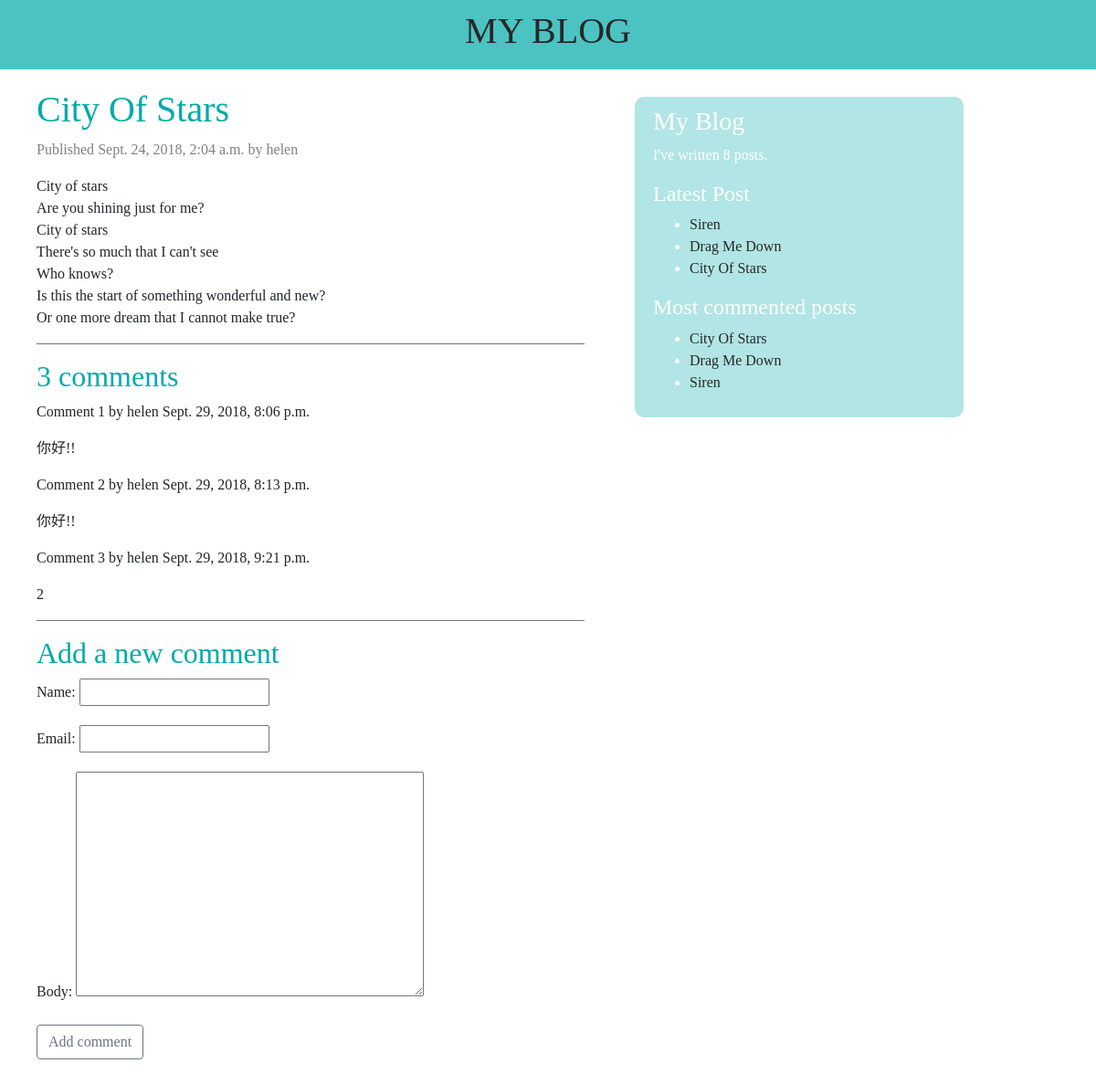
The page /blog/2018/09/23/city-stars/ on the database its author committed.
### blog/models.py (models this page shows, shortened)
class  Post(models.Model):
	STATUS_CHOICES=(
			('draft','Draft'),
			('published','Published')
	)
	title = models.CharField(max_length=250)
	slug = models.SlugField(max_length=250,unique_for_date='publish')
	author = models.ForeignKey(User,related_name='blog_posts',on_delete=models.CASCADE)
	body = models.TextField()
	publish = models.DateTimeField(default=timezone.now)
	created = models.DateTimeField(auto_now_add=True)
	updated = models.DateTimeField(auto_now = True)
	status = models.CharField(max_length=10,choices=STATUS_CHOICES,default='draft')
	objects = models.Manager()
	published = PublishedManager()
	tags = TaggableManager()
	class Meta:
		ordering = ('-publish',)
	def get_absolute_url(self):
		return reverse('blog:post_detail',
					args=[self.publish.year,
						  self.publish.strftime('%m'),
						  self.publish.strftime('%d'),
						  self.slug])
	def get_home_page(self):
		return reverse('blog:post_list')

class Comment(models.Model):
    post = models.ForeignKey(Post, related_name='comments',on_delete=models.CASCADE)
    name = models.CharField(max_length=80)
    email = models.EmailField()
    body = models.TextField()
    created = models.DateTimeField(auto_now_add=True)
    updated = models.DateTimeField(auto_now=True)
    active = models.BooleanField(default=True)
    class Meta:
        ordering = ('created',)

### blog/views.py (the view)
def post_detail(request, year, month, day, post):
    post = get_object_or_404(Post, slug=post,
                                   status='published')
    comments = post.comments.filter(active=True)
    new_comment = None
    if request.method == 'POST':
        comment_form = CommentForm(data=request.POST)
        if comment_form.is_valid():
            new_comment = comment_form.save(commit=False)
            new_comment.post = post
            new_comment.save()
    else:
        comment_form = CommentForm()
    return render(request,
                  'blog/post/detail.html',
                  {'post': post,
                  'comments': comments,
                  'new_comment': new_comment,
                  'comment_form': comment_form})

### blog/forms.py
class CommentForm(forms.ModelForm):
	class Meta:
		model = Comment
		fields = ('name','email','body')

### blog/templatetags/blog_tags.py (called while the page is built)
@register.simple_tag
def total_posts():
	return Post.published.count()

@register.inclusion_tag('blog/post/latest_posts.html')
def show_latest_posts(count=5):
	latest_posts = Post.published.order_by('-publish')[:count]
	return {'latest_posts':latest_posts}

@register.simple_tag
def get_most_commented_posts(count=3):
	return Post.published.annotate(
			total_comments = Count('comments')
		).order_by('-total_comments')[:count]

### blog/templates/blog/post/detail.html (shortened to what this page needs)
{% extends "blog/base.html" %}
{% block content %}
	<div id="post_detail" >
		<h1 style="color: #00AAAA">{{ post.title }}</h1>
		<p class="date">
			Published {{ post.publish }} by {{ post.author }}
		</p>
		{{ post.body|linebreaks }}
	</div>
	<hr color="gray" size="5">
	<div>
	{% with comments.count as total_comments %}
  	<h2>
    {{ total_comments }} comment{{ total_comments|pluralize }}
    </h2>
	{% endwith %}
	{% for comment in comments %}
		<div>
			<p>
				Comment {{ forloop.counter}} by {{ comment.name }}
				{{ comment.created }}
			</p>
			{{ comment.body|linebreaks }}
		</div>
	{% empty %}
		<p>There are no comment yet.</p>
	{% endfor %}
	{% if new_comment %}
  		<h3>Your comment has been added.</h3>
	{% else %}
	<hr color="gray" size="5">
	<div>
  		<h2>Add a new comment</h2>
  			<form action="." method="post" style="">
    		{{ comment_form.as_p }}
    		<button type="submit" class="btn btn-outline-secondary">Add comment</button>
  			</form>
  	</div><br><br><br>
	{% endif %}
	</div>
{% endblock %}

### blog/templates/blog/base.html (shortened to what this page needs)
{% load blog_tags %}
{% load staticfiles %}
<!DOCTYPE html>
<html>
<head>
	<link rel="stylesheet" href="https://stackpath.bootstrapcdn.com/bootstrap/4.1.1/css/bootstrap.min.css">
	<link rel="stylesheet" type="text/css" href="{% static 'css/base_style.css' %}">
</head>
<body>
	<div id="main_title">
		<h1><a href= '{{ post.get_home_page }}' class="button_href">MY BLOG</a></h1>
	</div>
	<div id='content'>
		{% block content %}
		{% endblock %}
	</div>
	<div id='sidebar'>
		<h3>My Blog</h3>
		<p>I've written {% total_posts %} posts.</p>
		<h4>Latest Post</h4>
			{% show_latest_posts 3 %}
		<h4>Most commented posts</h4>
		{% get_most_commented_posts as most_commented_posts %}
			<ul>
				{% for post in most_commented_posts %}
				<li>
					<a href="{{ post.get_absolute_url }}">{{ post.title }}</a>
				</li>
				{% endfor %}
			</ul>
	</div>
</body>
</html>

### blog/templates/blog/post/latest_posts.html
<ul>
	{% for post in latest_posts %}
	<li>
		<a href="{{ post.get_absolute_url }}">{{ post.title }}</a>
	</li>
	{% endfor %}
</ul>

### blog/static/css/base_style.css (style rules this page uses)
body { font-family:helvetica, sans-serif; background-color:white; font-family:"Times New Roman", Times, serif;; }
a { text-decoration:none; color: #272727; }
h2 { color: #00AAAA; }
#main_title { padding:10px 30px; background-color:rgb(0, 170, 170,0.7); color: white; text-align:center; position:relative; }
#content { margin: 20px 25px 20px 10px; padding:0px 30px; width: 55%; float:left; }
#sidebar { background-color:rgb(0, 170, 170,0.3); color: white; border-radius: 10px; width: 30%; margin-top: 30px; padding: 10px 20px; float:left; }
.date { color: gray; }

### rows shown on the page
Post: title "City Of Stars", publish "Sept. 24, 2018, 2:04 a.m.", author "helen", body "City of stars Are you shining just for me? City of stars There's so much that I can't see Who knows? Is this the start of something wonderful and new? Or one more dream that I cannot make true?"
Comment: name "helen", created "Sept. 29, 2018, 8:06 p.m.", body "你好!!"
Comment: name "helen", created "Sept. 29, 2018, 8:13 p.m.", body "你好!!"
Comment: name "helen", created "Sept. 29, 2018, 9:21 p.m.", body "2"
Post: title "Siren"
Post: title "Drag Me Down"

### other values the page prints
{{ total_comments }} "3"
